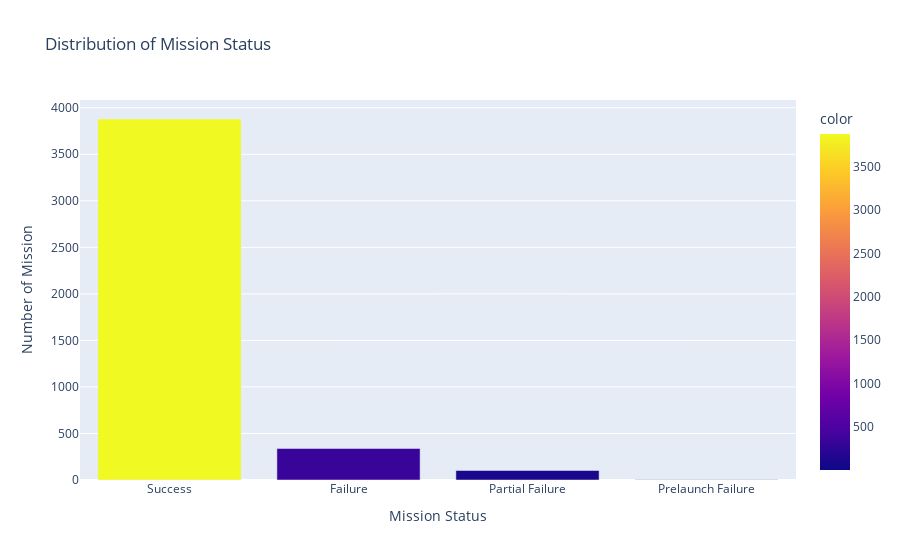

This figure's notebook cell:
### Markdown cell above
3879 out of 4324 launches are successful, 89.7% successful rate.

### Code cell
bar = px.bar(
    x=df_ms.index,
    y=df_ms.values,
    color=df_ms.values,
    title="Distribution of Mission Status",
)
bar.update_layout(xaxis_title="Mission Status", yaxis_title="Number of Mission")
bar.show()

### Figure 1 — Plotly figure (JSON) as saved in the notebook; plotly's stock layout.template omitted (floating-point values rounded to 4 significant figures)
{"data": [{"alignmentgroup": "True", "hovertemplate": "x=%{x}<br>y=%{y}<br>color=%{marker.color}<extra></extra>", "legendgroup": "", "marker": {"color": [3879, 339, 102, 4], "coloraxis": "coloraxis", "pattern": {"shape": ""}}, "name": "", "offsetgroup": "", "orientation": "v", "showlegend": false, "textposition": "auto", "type": "bar", "x": ["Success", "Failure", "Partial Failure", "Prelaunch Failure"], "xaxis": "x", "y": [3879, 339, 102, 4], "yaxis": "y"}], "layout": {"autosize": true, "barmode": "relative", "coloraxis": {"colorbar": {"title": {"text": "color"}}, "colorscale": [[0, "#0d0887"], [0.1111, "#46039f"], [0.2222, "#7201a8"], [0.3333, "#9c179e"], [0.4444, "#bd3786"], [0.5556, "#d8576b"], [0.6667, "#ed7953"], [0.7778, "#fb9f3a"], [0.8889, "#fdca26"], [1, "#f0f921"]]}, "legend": {"tracegroupgap": 0}, "title": {"text": "Distribution of Mission Status"}, "xaxis": {"anchor": "y", "autorange": true, "domain": [0, 1], "range": [-0.5, 3.5], "title": {"text": "Mission Status"}, "type": "category"}, "yaxis": {"anchor": "x", "autorange": true, "domain": [0, 1], "range": [0, 4083.0], "title": {"text": "Number of Mission"}, "type": "linear"}}}
